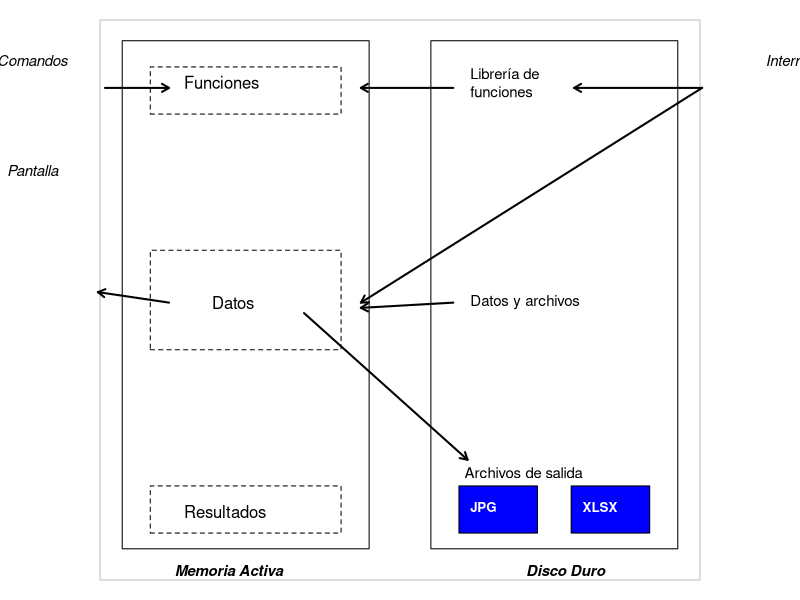

Write the R code that produced this figure.
## ---- chunk 1
nombre<- "Carlos Ivan"
apellido<- "Espinosa Iñiguez"
matriz<- matrix(1:20, 5,4)

## ---- chunk 2

x <- 1:100
y <- 1:100 

par(mar=c(1,5,1,5))
plot(x, y, type="n", ann=FALSE,axes=FALSE, col="grey") 
box(col="grey")
rect(min(x), min(y)+2, max(x)-55, max(y))
rect(min(x)+55, min(y)+2, max(x), max(y))

rect(min(x)+5, min(y)+5, max(x)-60, max(y)-85, lty="dashed")
rect(min(x)+5, min(y)+40, max(x)-60, max(y)-40, lty="dashed")
rect(min(x)+5, min(y)+85, max(x)-60, max(y)-5, lty="dashed")

text(12,10, "Resultados", adj=0)
text(17,50, "Datos", adj=0)
text(12,92, "Funciones", adj=0)

text(62,17.5, "Archivos de salida", adj=0, cex=0.9)
rect(min(x)+60, min(y)+5, max(x)-25, max(y)-85,  col="blue")
rect(min(x)+80, min(y)+5, max(x)-5, max(y)-85,  col="blue")
text(63, 11, "JPG", col="white", font=2, adj=0, cex=0.8)
text(83, 11, "XLSX", col="white", font=2, adj=0, cex=0.8)

text(63, 50, "Datos y archivos", col="black", adj=0, cex=0.9)
text(63, 92, "Librería de 
funciones", col="black", adj=0, cex=0.9)

mtext("Internet", side=3, line =-2.5,col="black", font=3, at=120, cex=0.9)
mtext("Comandos", side=3, line =-2.5,col="black", font=3, at=-15, cex=0.9)
mtext("Pantalla", side=3, line =-8,col="black", font=3, at=-15, cex=0.9)

mtext("Memoria Activa", side=1, line =-1,col="black", font=4, at=20, cex=0.9)
mtext("Disco Duro", side=1, line =-1,col="black", font=4, at=80, cex=0.9)

par(new=TRUE)
par(mar=c(1,1,1,1))
plot(x, y, type="n", ann=FALSE,axes=FALSE, col="grey") 
arrows(93, 91, 75, 91, length=0.08,angle=30,lwd=2)
arrows(93, 91, 45, 50, length=0.08,angle=30,lwd=2)

arrows(58, 91, 45, 91, length=0.08,angle=30,lwd=2)
arrows(58, 50, 45, 49, length=0.08,angle=30,lwd=2)

arrows(9, 91, 18, 91, length=0.08,angle=30,lwd=2)
arrows(8, 52, 18, 50, code=1, length=0.08,angle=30,lwd=2)
arrows(37, 48, 60, 20, length=0.08,angle=30,lwd=2)

## ---- chunk 3

profe <- "Carlos Iván"

profe

## ---- chunk 4
Notas <- c(rep(10,5), rep(7,3), rep(8.5, 12))
## ---- chunk 5
Notas
## ---- chunk 6
Choco <- 7 #rinde 60 chocolates
Nuez <- 2.5 #rinde 40 chocolates
D.leche <- 2 #rinde 50 chocolates
Empa <- 0.10 #por cada chocolate

#¿Cuánto cuesta cada chocolate?

costo <- (Choco/60)+(Nuez/40)+(D.leche/50)+Empa
costo

#¿Cuanto debo sumar si quiero ganar el 30%?

ganancia <- costo*0.3
ganancia

#¿Cuánto cuesta cada chocolate?

pvp<- costo+ganancia
pvp

#¿Cuantos chocolates debo vender si quiero ganar 100 USD mensuales?

venta<- 100/ganancia
venta

## ---- chunk 7

d <- 3.5
e <- 8L
l <- e>d
c <- "a"

d;e;l;c
## ---- chunk 8
e<-as.integer(e)
## ---- chunk 9
is.double(d); is.double(e); is.double(l)
is.integer(d); is.integer(e); is.integer(l)
is.logical(d); is.logical(l); is.logical(c)
is.character(d); is.character(l); is.character(c)

## ---- chunk 10
typeof(d); typeof(l); typeof(c)
## ---- chunk 11
library(knitr)
xt <- matrix(c("Atomic vector", "Matrix", "Array", "List", "Data frame"," "),3,2)
colnames(xt) <- c("Homogéneos", "Heterogéneos")
rownames(xt) <- c("1d", "2d", "nd")

kable(xt, caption = "Estructura de objetos. Fuente: Wickham, 2014")
## ---- chunk 12

a <- 5:12 #vector numérico
b <- a>=6&a<=10 #vector lógico
c <- c(letters[1:10]) #vector de carácter

a;b;c

## ---- chunk 13
mode(a);mode(b);mode(c)

## ---- chunk 14

secA<- seq(from=10, to=290, by=20)
secA
## ---- chunk 15
repA <- rep(1:5, 3) #Repite el vector de uno a cinco, tres veces 

repB <- rep (1:5, c(3,2,7,2,8)) #Repite para cada número del vector las veces  indicado por el vector de repetición.

repC <- rep(letters[1:3], 3) #Repite las letras de uno a tres, tres veces

repA; repB; repC

## ---- chunk 16

pasA <- paste(LETTERS[8:16], 1:8, sep="_")

#Algo más complicado

pasB <- paste(letters[1:9], rep(1:3, c(3,3,3)), sep="a" )

pasA; pasB
## ---- chunk 17
a <- c(2,5,7,5,3, 7, "a")
typeof(a)
a
## ---- chunk 18
al <- a=="a"
al

sum(al)
## ---- chunk 19

cat <- rep(c("alto", "medio", "bajo"), c(10, 20,25))

cat <- factor(cat) 

levels(cat)

## ---- chunk 20

cat1 <- relevel(cat, ref = "bajo")

cat2 <- factor(cat, levels = c("bajo", "medio", "alto"))

cat1; cat2
## ---- chunk 21

cat3 <- cat
levels(cat3) <- list(no.contaminado = "bajo", contaminado= c("medio", "alto"))
cat3

## ---- chunk 22
x <- 1:100 # Porcentaje de contaminación

xcat<- cut(x, breaks = c(0, 30, 70, 100))

## ---- chunk 23
listA <- list("a", "b", c(1))
listA
## ---- chunk 24
listA <- list(1:5, list(rep(1,3)), list("a", "b", "c", list(rep("a",3))))
str(listA)
## ---- chunk 25
unlist(listA)
## ---- chunk 26
mat <- matrix(1:9, 3, 3, byrow = FALSE)
mat
mode(mat)
class(mat)
## ---- chunk 27

dim(x) <- c(10, 10)
x

## ---- chunk 28

cont <- round(rnorm(20, 60, 20), 0)
catcont <- cut(cont, breaks=c(0,30,70,max(cont)))
levels(catcont) <- c("bajo", "medio", "alto") 

conta <- cbind(cont, catcont)
class(conta)
mode(conta)

## ---- chunk 29

conta1 <- data.frame(cont, catcont)
class(conta1)
mode(conta1)

## ---- chunk 30

y <- array(1:9, c(3,3,3))

y

